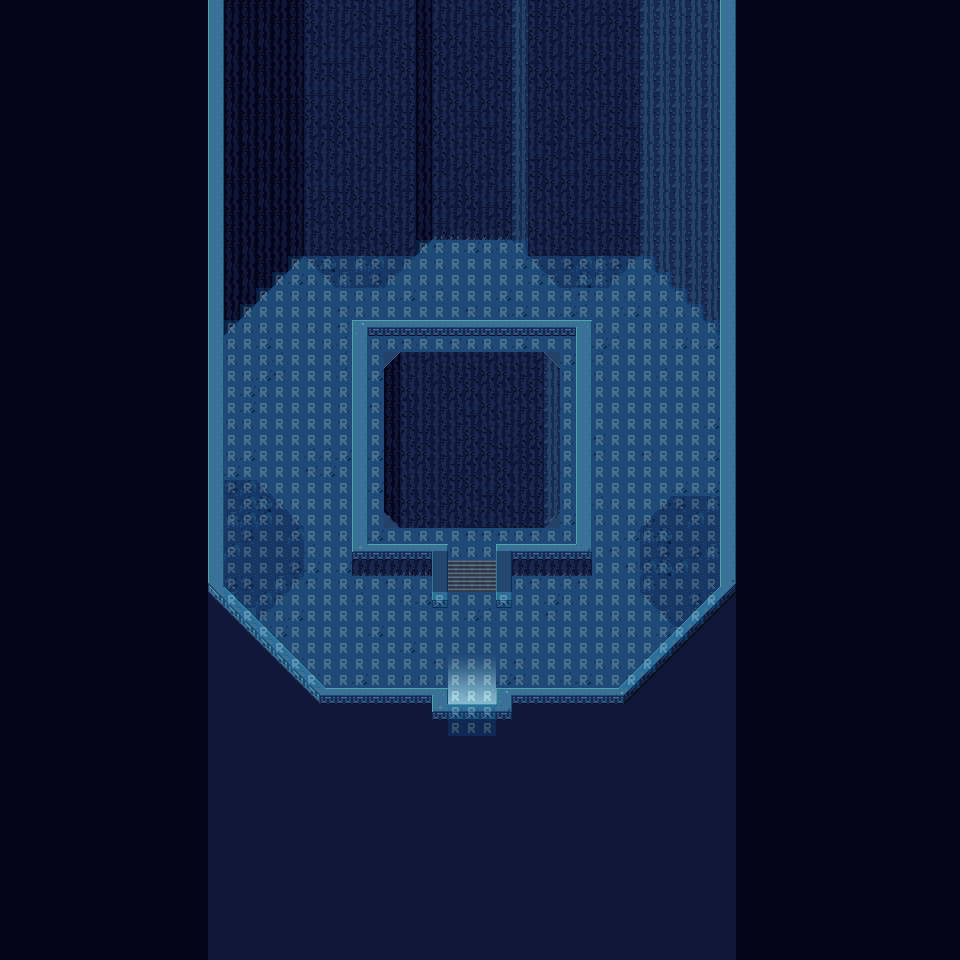

This game map was drawn from its Tiled (.tmx) file and the tilesets committed beside it. A one-line description and the trimmed map source follow:
An orthogonal 60x60 tile map with 16x16 px tiles, 5 tile layers (UNDER, 1_BG1, 1_BG2, 1_FG1, ...), 3 hidden layers not drawn, 2 tilesets and 3 objects (door_snow, elevator, music_area).

<map version="1.0" orientation="orthogonal" width="60" height="60" tilewidth="16" tileheight="16">
 <properties>
  <property name="ambience" value="Dungeon.ogg" />
  <property name="ol_color_out" value="0,0,0,60" />
  <property name="ol_gradient_top" value="50,50,50,10" />
 </properties>
 <tileset firstgid="1" name="Normal" tilewidth="16" tileheight="16">
  <image source="../../IMG/underworld.png" width="1024" height="1024" />
 </tileset>
 <tileset firstgid="4097" name="SPEC_TILES" tilewidth="16" tileheight="16">
  <image source="../../IMG/spectiles.png" width="256" height="256" />
 </tileset>
 <layer name="UNDER" width="60" height="60">
  <properties>
   <property name="layer" value="5" />
   <property name="z" value="160" />
  </properties>
  <data>[3600 cells, 121 non-empty, 15 distinct tile ids]</data>
 </layer>
 <layer name="1_BG1" width="60" height="60">
  <properties>
   <property name="layer" value="5" />
   <property name="z" value="50" />
  </properties>
  <data>[3600 cells, 3456 non-empty, 32 distinct tile ids]</data>
 </layer>
 <layer name="1_BG2" width="60" height="60">
  <properties>
   <property name="layer" value="2" />
   <property name="z" value="0" />
  </properties>
  <data>[3600 cells, 68 non-empty, 13 distinct tile ids]</data>
 </layer>
 <layer name="1_FG1" width="60" height="60">
  <properties>
   <property name="layer" value="-96" />
   <property name="z" value="-60" />
  </properties>
  <data>[3600 cells, 752 non-empty, 23 distinct tile ids]</data>
 </layer>
 <layer name="1_COL" width="60" height="60" visible="0" opacity="0.6">
  <properties>
   <property name="collide" value="1" />
  </properties>
  <data>[3600 cells, 175 non-empty, 1 distinct tile ids]</data>
 </layer>
 <layer name="2_COL" width="60" height="60" visible="0">
  <properties>
   <property name="special" value="1" />
  </properties>
  <data>[3600 cells, 23 non-empty, 4 distinct tile ids]</data>
 </layer>
 <layer name="1_COLA" width="60" height="60" visible="0">
  <properties>
   <property name="collide_air" value="1" />
  </properties>
  <data>[3600 cells, 0 non-empty, 0 distinct tile ids]</data>
 </layer>
 <layer name="1_MAT" width="60" height="60" opacity="0.26">
  <properties>
   <property name="material" value="1" />
  </properties>
  <data>[3600 cells, 615 non-empty, 2 distinct tile ids]</data>
 </layer>
 <objectgroup name="1_SPC" width="0" height="0">
  <properties>
   <property name="Snap" value="1" />
  </properties>
  <object name="door_snow" gid="4290" x="464" y="704">
   <properties>
    <property name="ToDoor" value="door_elevator" />
    <property name="ToMap" value="floor2/snow" />
    <property name="dir_y" value="1.0" />
   </properties>
  </object>
  <object name="snow_elevator" type="elevator" gid="4292" x="464" y="448">
   <properties>
    <property name="ToDoor" value="mag_elevator" />
    <property name="ToMap" value="FLOOR2/elevatormagma" />
    <property name="dir" value="down" />
    <property name="mute" value="" />
   </properties>
  </object>
 </objectgroup>
 <objectgroup name="Music" width="0" height="0" visible="0">
  <object name="snow" type="music_area" x="414" y="671">
   <properties>
    <property name="SOUND/MUSIC/WORLD/Winter1.ogg" value="" />
    <property name="falloff" value="30" />
    <property name="global" value="1" />
    <property name="slave" value="" />
   </properties>
   <polygon points="17,3 101,4 128,97 -10,98" />
  </object>
 </objectgroup>
</map>